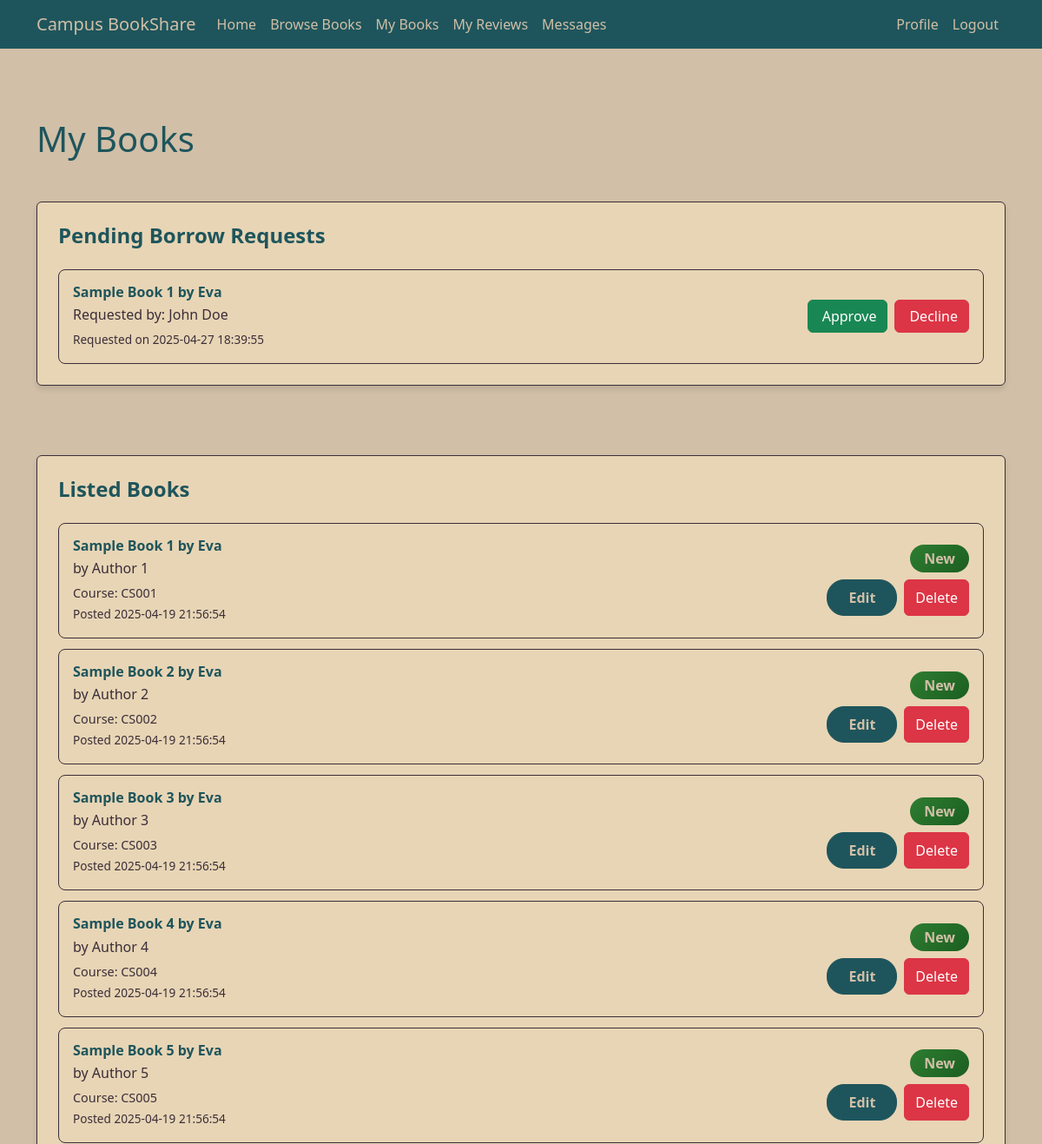
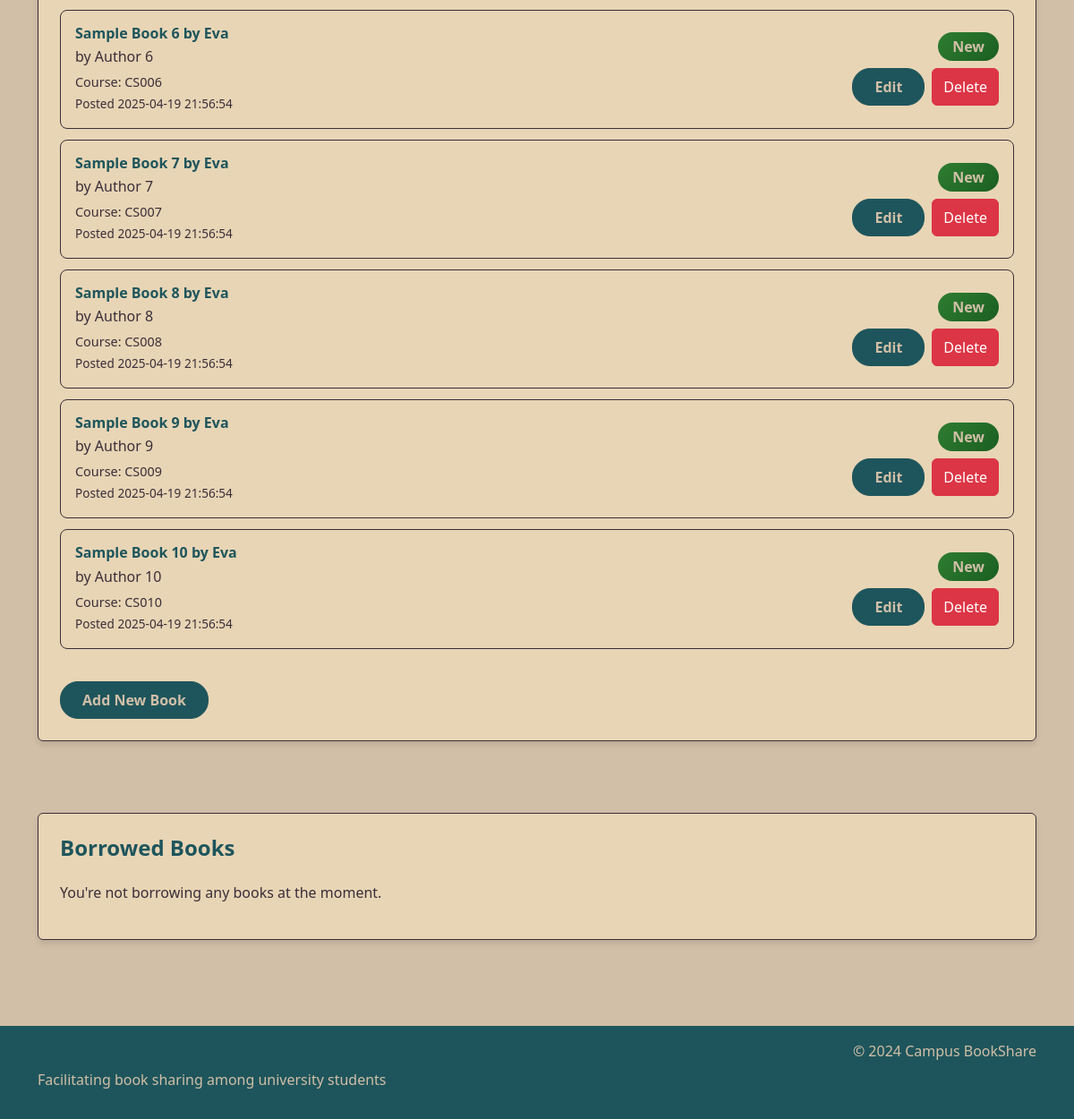
Page /my-books (signed in) on the committed database (2 pictures, top to bottom).
### tables this page shows
CREATE TABLE BorrowRequests (
        request_id INTEGER PRIMARY KEY AUTOINCREMENT,
        book_id INTEGER NOT NULL,
        borrower_id INTEGER NOT NULL,
        request_date TEXT NOT NULL,
        approval_date TEXT,
        status TEXT NOT NULL DEFAULT 'pending',
        FOREIGN KEY (book_id) REFERENCES Books (book_id),
        FOREIGN KEY (borrower_id) REFERENCES Users (user_id)
    );

CREATE TABLE Books (
        book_id INTEGER PRIMARY KEY AUTOINCREMENT,
        user_id INTEGER,
        title TEXT NOT NULL,
        author TEXT,
        ISBN TEXT,
        subject TEXT,
        course_code TEXT,
        condition TEXT,
        availability TEXT NOT NULL,
        date_posted TEXT NOT NULL,
        FOREIGN KEY (user_id) REFERENCES Users(user_id)
    );

CREATE TABLE Users (
        user_id INTEGER PRIMARY KEY AUTOINCREMENT,
        name TEXT NOT NULL,
        email TEXT NOT NULL UNIQUE,
        password TEXT NOT NULL,
        profile_image TEXT,
        location TEXT
    );

### app.py (the view)
@app.route('/my-books')
@login_required
def my_books():
    conn = get_db_connection()
    books_lending = conn.execute('''
        SELECT * FROM Books
        WHERE user_id = ?
        ORDER BY date_posted DESC
    ''', (session['user_id'],)).fetchall()
    books_borrowing = conn.execute('''
        SELECT b.*, u.name as lender_name, u.user_id as lender_id
        FROM Books b
        JOIN Users u ON b.user_id = u.user_id
        JOIN BorrowedBooks bb ON b.book_id = bb.book_id
        WHERE bb.borrower_id = ? AND bb.return_date IS NULL
        ORDER BY bb.borrow_date DESC
    ''', (session['user_id'],)).fetchall()
    pending_requests = conn.execute('''
        SELECT br.*, b.title, b.book_id, u.name as borrower_name
        FROM BorrowRequests br
        JOIN Books b ON br.book_id = b.book_id
        JOIN Users u ON br.borrower_id = u.user_id
        WHERE b.user_id = ? AND br.status = 'pending'
        ORDER BY br.request_date DESC
    ''', (session['user_id'],)).fetchall()
    conn.close()
    return render_template('my_books.html',
                         books_lending=books_lending,
                         books_borrowing=books_borrowing,
                         pending_requests=pending_requests)

### app.py (called while the page is built)
def get_db_connection():
    conn = sqlite3.connect('database.db')
    conn.row_factory = sqlite3.Row
    return conn

def login_required(f):
    @wraps(f)
    def decorated_function(*args, **kwargs):
        if 'user_id' not in session:
            flash('Please log in to access this page.', 'warning')
            return redirect(url_for('login'))
        return f(*args, **kwargs) # Returns original function if logged in
    return decorated_function

### templates/my_books.html (shortened to what this page needs)
{% extends "base.html" %}
{% block content %}
<div class="container my-books-container">
    <div class="row mb-4">
        <div class="col-12">
            <h1 class="mb-4">My Books</h1>
        </div>
    </div>
    {% if pending_requests %}
    <div class="row mb-5">
        <div class="col-12">
            <div class="card my-books-card">
                <div class="card-body">
                    <h4 class="card-title">Pending Borrow Requests</h4>
                    <div class="list-group profile-recent-listings">
                        {% for request in pending_requests %}
                        <div class="list-group-item">
                            <div class="d-flex justify-content-between align-items-center">
                                <div>
                                    <h6 class="book-title">{{ request.title }}</h6>
                                    <p class="book-subtitle mb-1">Requested by: {{ request.borrower_name }}</p>
                                    <small class="book-date">Requested on {{ request.request_date }}</small>
                                </div>
                                <div class="d-flex gap-2 book-actions">
                                    <form action="{{ url_for('approve_borrow', request_id=request.request_id) }}" method="POST" class="d-inline">
                                        <button type="submit" class="btn btn-success">
                                             Approve
                                        </button>
                                    </form>
                                    <form action="{{ url_for('decline_borrow', request_id=request.request_id) }}" method="POST" class="d-inline">
                                        <button type="submit" class="btn btn-danger">
                                             Decline
                                        </button>
                                    </form>
                                </div>
                            </div>
                        </div>
                        {% endfor %}
                    </div>
                </div>
            </div>
        </div>
    </div>
    {% endif %}
    <div class="row mb-5">
        <div class="col-12">
            <div class="card my-books-card">
                <div class="card-body">
                    <h4 class="card-title">Listed Books</h4>
                    {% if books_lending %}
                    <div class="list-group profile-recent-listings">
                        {% for book in books_lending %}
                        <div class="list-group-item">
                            <div class="d-flex justify-content-between align-items-center">
                                <div>
                                    <h6 class="book-title">{{ book.title }}</h6>
                                    <p class="book-subtitle mb-1">by {{ book.author }}</p>
                                    <small class="book-meta">Course: {{ book.course_code }}</small><br>
                                    <small class="book-date">Posted {{ book.date_posted }}</small>
                                </div>
                                <div class="text-end">
                                    <span class="badge badge-reviews mb-2" data-condition="{{ book.condition }}">{{ book.condition }}</span>
                                    <div class="d-flex gap-2 book-actions">
                                        <a href="{{ url_for('edit_book', book_id=book.book_id) }}" class="btn btn-primary">Edit</a>
                                        <button type="button" class="btn btn-danger" data-bs-toggle="modal" data-bs-target="#deleteModal{{ book.book_id }}">
                                            Delete
                                        </button>
                                    </div>
                                </div>
                            </div>
                        </div>
                        {% endfor %}
                    </div>
                    {% else %}
                    <p class="text-muted">You haven't listed any books for lending yet.</p>
                    {% endif %}
                    <div class="mt-4">
                        <a href="{{ url_for('add_book') }}" class="btn btn-primary">Add New Book</a>
                    </div>
                </div>
            </div>
        </div>
    </div>
    <div class="row">
        <div class="col-12">
            <div class="card my-books-card">
                <div class="card-body">
                    <h4 class="card-title">Borrowed Books</h4>
                    {% if books_borrowing %}
                    <div class="list-group profile-recent-listings">
                        {% for book in books_borrowing %}
                        <div class="list-group-item">
                            <div class="d-flex justify-content-between align-items-center">
                                <div>
                                    <h6 class="book-title">{{ book.title }}</h6>
                                    <p class="book-subtitle mb-1">by {{ book.author }}</p>
                                    <small class="book-meta">Course: {{ book.course_code }}</small><br>
                                    <small class="book-meta">Lender: {{ book.lender_name }}</small><br>
                                    <small class="book-date">Borrowed on {{ book.borrow_date }}</small>
                                </div>
                                <div class="text-end">
                                    <span class="badge badge-reviews mb-2" data-condition="{{ book.condition }}">{{ book.condition }}</span>
                                    <div class="d-flex gap-2 book-actions">
                                        <form action="{{ url_for('return_book', book_id=book.book_id) }}" method="POST" class="d-inline">
                                            <button type="submit" class="btn btn-primary">
                                                <i class="fas fa-undo me-1"></i> Return Book
                                            </button>
                                        </form>
                                        <a href="{{ url_for('message_user', user_id=book.lender_id) }}" class="btn btn-secondary">
                                            <i class="fas fa-envelope me-1"></i> Message Lender
                                        </a>
                                    </div>
                                </div>
                            </div>
                        </div>
                        {% endfor %}
                    </div>
                    {% else %}
                    <p class="text-muted">You're not borrowing any books at the moment.</p>
                    {% endif %}
                </div>
            </div>
        </div>
    </div>
</div>
{% endblock %}

### static/css/style.css (style rules this page uses)
body { background-color: #D1BFA7; color: #1E555C; min-height: 100vh; display: flex; flex-direction: column; }
.btn-primary { background-color: #1E555C; border-color: #1E555C; color: #D1BFA7; font-weight: 600; padding: 0.5rem 1.5rem; border-radius: 20px; }
.card { background-color: #E8D5B5; border: 1px solid #3A2E39; box-shadow: 0 4px 6px rgba(0, 0, 0, 0.1); }
.card-body { color: #1E555C; padding: 1.5rem; }
h1, h2, h3, h4, h5, h6 { color: #1E555C; }
.text-muted { color: #3A2E39 !important; }
.badge-reviews { background-color: #3A2E39; color: #D1BFA7; padding: 0.5rem 1rem; font-size: 1rem; border-radius: 0.25rem; }
.badge-reviews[data-condition="New"] { background: linear-gradient(135deg, #2E7D32, #1B5E20); color: #D1BFA7; }
.book-title { color: #1E555C; font-weight: 600; margin-bottom: 0.5rem; }
.book-subtitle { color: #3A2E39; font-weight: 500; margin-bottom: 1rem; }
.book-meta { color: #3A2E39; font-size: 0.9rem; }
.book-date { color: #3A2E39; font-size: 0.85rem; }
.profile-recent-listings .book-title { color: #1E555C; font-weight: 600; margin-bottom: 0.5rem; }
.profile-recent-listings .book-subtitle { color: #3A2E39; font-weight: 500; margin-bottom: 1rem; }
.profile-recent-listings .book-meta { color: #3A2E39; font-size: 0.9rem; }
.profile-recent-listings .book-date { color: #3A2E39; font-size: 0.85rem; }
.profile-recent-listings .badge { background-color: #1E555C; color: #D1BFA7; padding: 0.5rem 1rem; font-weight: 600; border-radius: 20px; }
.profile-recent-listings .btn-primary { background-color: #1E555C; border-color: #1E555C; font-weight: 600; padding: 0.5rem 1.5rem; border-radius: 20px; }
.profile-recent-listings { background-color: transparent; border: none; }
.profile-recent-listings .list-group-item { background-color: #E8D5B5; border: 1px solid #3A2E39; margin-bottom: 0.75rem; border-radius: 8px; padding: 1rem; }
.profile-recent-listings .list-group-item:last-child { margin-bottom: 0; }
.profile-recent-listings .book-title { color: #1E555C; font-weight: 600; margin-bottom: 0.25rem; }
.my-books-container { padding: 2rem 0; }
.my-books-card { background-color: #E8D5B5; border: 1px solid #3A2E39; box-shadow: 0 4px 6px rgba(0, 0, 0, 0.1); margin-bottom: 2rem; }
.my-books-card .card-body { padding: 1.5rem; }
.my-books-card .card-title { color: #1E555C; font-weight: 600; margin-bottom: 1.5rem; }
.my-books-card .book-actions { gap: 0.5rem; }

### rows in the picture
BorrowRequests: title "Sample Book 1 by Eva", borrower_name "John Doe", request_date "2025-04-27 18:39:55"
Books: title "Sample Book 1 by Eva", author "Author 1", course_code "CS001", date_posted "2025-04-19 21:56:54", condition "New"
Books: title "Sample Book 2 by Eva", author "Author 2", course_code "CS002", date_posted "2025-04-19 21:56:54", condition "New"
Books: title "Sample Book 3 by Eva", author "Author 3", course_code "CS003", date_posted "2025-04-19 21:56:54", condition "New"
Books: title "Sample Book 4 by Eva", author "Author 4", course_code "CS004", date_posted "2025-04-19 21:56:54", condition "New"
Books: title "Sample Book 5 by Eva", author "Author 5", course_code "CS005", date_posted "2025-04-19 21:56:54", condition "New"
Books: title "Sample Book 6 by Eva", author "Author 6", course_code "CS006", date_posted "2025-04-19 21:56:54", condition "New"
Books: title "Sample Book 7 by Eva", author "Author 7", course_code "CS007", date_posted "2025-04-19 21:56:54", condition "New"
Books: title "Sample Book 8 by Eva", author "Author 8", course_code "CS008", date_posted "2025-04-19 21:56:54", condition "New"
Books: title "Sample Book 9 by Eva", author "Author 9", course_code "CS009", date_posted "2025-04-19 21:56:54", condition "New"
Books: title "Sample Book 10 by Eva", author "Author 10", course_code "CS010", date_posted "2025-04-19 21:56:54", condition "New"
